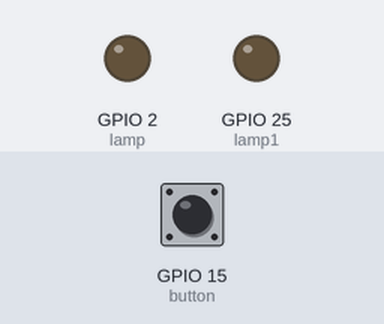
Recording of a sketch running on a simulated ESP32. On the bench: output pins drawn as LEDs (lit = HIGH). The inputs (shaded band) are chosen by the test bench; at power-on: GPIO 15 (button) HIGH. WiFi joins after 1.5 s; servers stay silent unless stated; no MQTT or app messages arrive unless stated.

Above: at 2.7 s.
2.8 s: GPIO 15 (button) pulled LOW for 0.15 s
At 4.2 s:
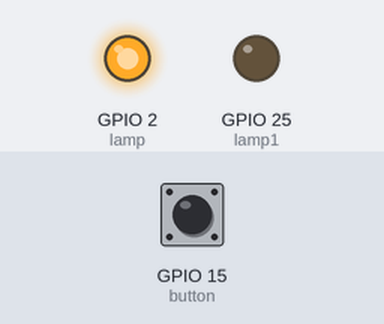
Timing chart, 0 to 5.8 s (numbered marks = the images above; inputs shaded):
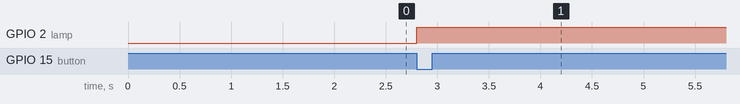

Measured:
- after the input at 2.8 s, GPIO 2 (lamp): LOW → HIGH at once

The sketch:

booking_bad.ino
```cpp
#include <WiFi.h>
#include <PubSubClient.h>

const int button = 15;
const int lamp = 2;
const int lamp1 = 25;

unsigned long Time = 0;
unsigned long previous_time = 0;
unsigned long booking_one =0;
bool my_booking1 = false;
bool already_booked = false;
const int booking_time = 5000; // varighet for booking
bool booked_status1 = false;
int Time_to_wait = 500;

const char* ssid = "Trym sin iPhone";
const char* password = "eplepai1";
const char* mqtt_server = "172.20.10.5";

WiFiClient espClient;
PubSubClient client(espClient);

void setup_wifi() {
  WiFi.begin(ssid, password);
  while (WiFi.status() != WL_CONNECTED) {
    delay(500);
  }
}
void booking_state(String topic, byte* message, unsigned int length){
  String messageTemp;
  for (int i = 0; i < length; i++) {
    messageTemp += (char)message[i];
  }
  if(topic=="homeHub/booking/bathroom1"){
    if(messageTemp == "booked"){
      booked_status1 = true;
      Serial.println(booked_status1);
    }
    else if(messageTemp == "available"){
      booked_status1 = false;
      Serial.println(booked_status1);
    }
  }
}
void reconnect() {
  while (!client.connected()) {
    if (client.connect("ESP8266Client")) {
      client.subscribe("homeHub/booking/bathroom1");
    }
  }
}
void setup(){
  pinMode(button, INPUT_PULLUP);
  pinMode(lamp, OUTPUT);
  pinMode(lamp1, OUTPUT);
  Serial.begin(115200);
  setup_wifi();
  client.setServer(mqtt_server, 1883);
  client.setCallback(booking_state);
}
void loop(){
  Time = millis();
  reset_status();
  if (!client.connected()) {
    reconnect();
  }
  if(!client.loop())
    client.connect("ESP8266Client");
  change();
  led();

}
void change(){

  if ((digitalRead(button)==HIGH)&&(Time >= previous_time + Time_to_wait)){
    if (booked_status1 == false){
      client.publish("homeHub/booking/bathroom", "booked");
      client.publish("homeHub/booking/ID", "Eirik");
      my_booking1 = true;
    }
    else{
      Serial.println("fully booked");
    }
  }
  while(digitalRead(button)==HIGH){
    previous_time = Time;
  }
}
void reset_status(){
  if ((my_booking1 == true) && (booked_status1 == false)&&(Time >= previous_time + Time_to_wait)){
    client.publish("homeHub/booking/ID", "Available");
    my_booking1 = false;
  }
}

void led(){
  if (booked_status1 == false){
    digitalWrite(lamp, HIGH);
    digitalWrite(lamp1, LOW);
  }
  else{
    digitalWrite(lamp, LOW);
    digitalWrite(lamp1, HIGH);
  }
}
```
